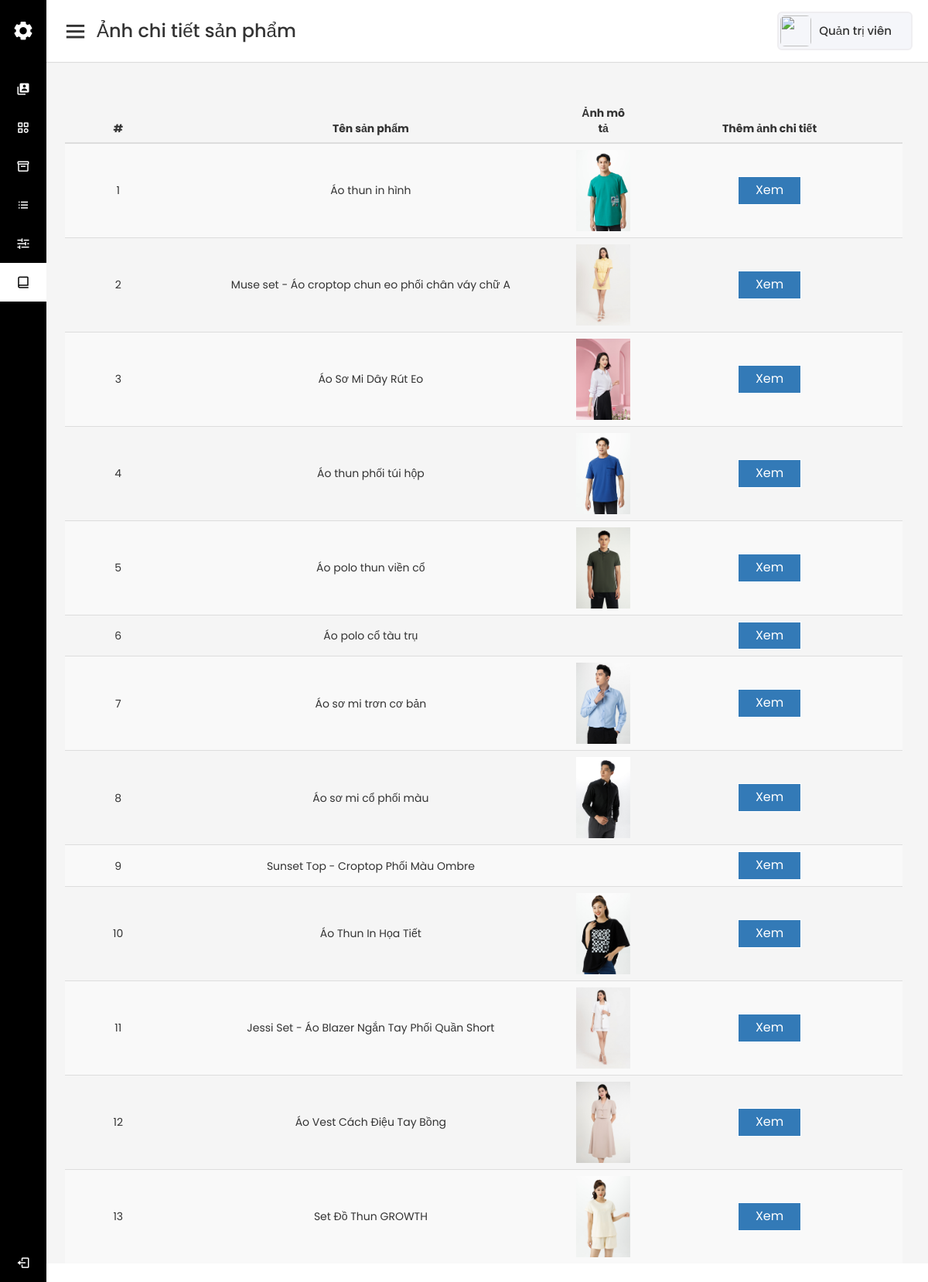
/admin/product_gallery.php (signed in), run on the app's committed database.
### tables this page shows
CREATE TABLE `tb_product` (
  `id` int(11) NOT NULL,
  `productName` varchar(255) NOT NULL,
  `categoryId` int(11) NOT NULL,
  `productDesc` text NOT NULL,
  `price` varchar(255) NOT NULL,
  `productImg` varchar(255) NOT NULL,
  `type` int(11) NOT NULL,
  `productDiscount` int(11) NOT NULL,
  `productColor` varchar(255) NOT NULL
);

### lib/database.php (called while the page is built, shortened)
<?php
Class Database{
   public $host   = DB_HOST;
   public $user   = DB_USER;
   public $pass   = DB_PASS;
   public $dbname = DB_NAME;
   public $link;
private function connectDB(){
   $this->link = new mysqli($this->host, $this->user, $this->pass,
    $this->dbname);
 }
public function select($query){
  $result = $this->link->query($query) or
   die($this->link->error.__LINE__);
  if($result->num_rows > 0){
    return $result;
  } else {
    return false;
  }
 }
}

### classes/Product.php (called while the page is built, shortened)
<?php
$filePath = realpath(dirname(__FILE__));
require_once ($filePath.'/../lib/database.php');
class Product
{
    private $db;
    public function __construct()
    {
        $this->db = new Database();
    }
    public function getProductList() {
        $query = "SELECT * FROM tb_product ORDER BY id ASC";
        $result = $this->db->select($query);
        return $result;
    }
}
?>

### admin/product_gallery.php (the view, shortened to what this page needs)
<?php
  include './inc/sidebar.php';
  include './inc/homesection.php';
  include '../classes/Product.php';
?>
<table class="table table-striped table-hover product-gallery-table">
  <thead>
    <th>#</th>
    <th>Tên sản phẩm</th>
    <th>Ảnh mô tả</th>
    <th>Thêm ảnh chi tiết</th>
  </thead>
  <tbody>
    <?php
        $prod  = new Product();
        $getListProd = $prod->getProductList();
        if ($getListProd) {
            $i = 0;
            while($row = $getListProd->fetch_assoc()) {
                $i++;
    ?>
    <tr align="center">
        <td><?=$i?></td>
        <td><?=$row['productName']?></td>
        <td>
            <img src="./uploads/<?=$row['productImg']?>" alt="" style="width: 100%">
        </td>
        <td>
            <a href="product_gallery_add.php?prodId=<?=$row['id']?>" class="btn btn-primary" style="width: 25%">Xem</a>
        </td>
    </tr>
    <?php
        }
    }
    ?>
  </tbody>
</table>
<?php
  include './inc/footer.php';
?>

### admin/assets/css/main.css (style rules this page uses)
* { margin: 0; padding: 0; box-sizing: border-box; font-family: "Poppins", sans-serif; }
.btn { text-decoration: none; display: flex; justify-content: center; align-items: center; border: none; outline: none !important; padding: 6px 0; min-height: 30px; font-size: 16px; transition: all 0.4s linear; border: 1px solid #fff; border-radius: 0 !important; cursor: pointer; }
.product-gallery-table, .slider-table, .order-list-table { width: 95%; margin: 24px; }
.slider-table > tbody > tr > td, .order-table > tbody > tr > td, .order-list-table > tbody > tr > td, .product-gallery-table > tbody > tr > td { vertical-align: middle; }
.slider-table, .slider-table > thead > tr > th, .product-gallery-table > thead > tr > th { text-align: center; }
.product-gallery-table > tbody > tr > td:nth-child(1) { width: 8%; }
.product-gallery-table > tbody > tr > td:nth-child(3), .product-gallery-table > tbody > tr > td:nth-child(4) { width: 5%; }
.product-gallery-table > tbody > tr > td:nth-child(2) { width: 30%; }
.product-gallery-table > tbody > tr > td:last-child { width: 20%; }

### data on the page
tb_product: productName "Áo thun in hình", productImg (picture)
tb_product: productName "Muse set - Áo croptop chun eo phối chân váy chữ A", productImg (picture)
tb_product: productName "Áo Sơ Mi Dây Rút Eo", productImg (picture)
tb_product: productName "Áo thun phối túi hộp", productImg (picture)
tb_product: productName "Áo polo thun viền cổ", productImg (picture)
tb_product: productName "Áo polo cổ tàu trụ"
tb_product: productName "Áo sơ mi trơn cơ bản", productImg (picture)
tb_product: productName "Áo sơ mi cổ phối màu", productImg (picture)
tb_product: productName "Sunset Top - Croptop Phối Màu Ombre"
tb_product: productName "Áo Thun In Họa Tiết", productImg (picture), $row['id'] 25 (drawn)
tb_product: productName "Jessi Set - Áo Blazer Ngắn Tay Phối Quần Short", productImg (picture)
tb_product: productName "Áo Vest Cách Điệu Tay Bồng", productImg (picture)
tb_product: productName "Set Đồ Thun GROWTH", productImg (picture)

### other printed values
Session::get('adminName') "Quản trị viên"
